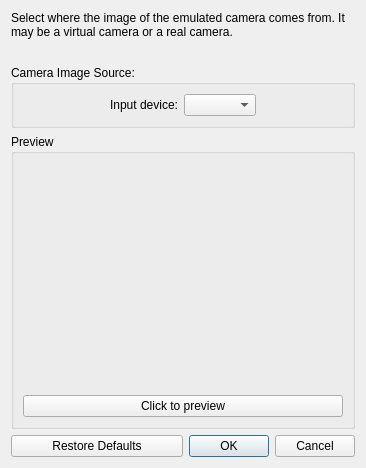
<?xml version="1.0" encoding="UTF-8"?>
<ui version="4.0">
 <class>ConfigureCamera</class>
 <widget class="QDialog" name="ConfigureCamera">
  <property name="geometry">
   <rect>
    <x>0</x>
    <y>0</y>
    <width>298</width>
    <height>339</height>
   </rect>
  </property>
  <property name="windowTitle">
   <string>Configure Infrared Camera</string>
  </property>
  <layout class="QVBoxLayout" name="verticalLayout">
   <item>
    <widget class="QLabel" name="label_2">
     <property name="minimumSize">
      <size>
       <width>280</width>
       <height>0</height>
      </size>
     </property>
     <property name="text">
      <string>Select where the image of the emulated camera comes from. It may be a virtual camera or a real camera.</string>
     </property>
     <property name="wordWrap">
      <bool>true</bool>
     </property>
    </widget>
   </item>
   <item>
    <spacer name="verticalSpacer_2">
     <property name="orientation">
      <enum>Qt::Vertical</enum>
     </property>
     <property name="sizeType">
      <enum>QSizePolicy::Fixed</enum>
     </property>
     <property name="sizeHint" stdset="0">
      <size>
       <width>20</width>
       <height>20</height>
      </size>
     </property>
    </spacer>
   </item>
   <item>
    <widget class="QGroupBox" name="gridGroupBox">
     <property name="title">
      <string>Camera Image Source:</string>
     </property>
     <layout class="QGridLayout" name="gridLayout">
      <item row="0" column="0">
       <spacer name="horizontalSpacer">
        <property name="orientation">
         <enum>Qt::Horizontal</enum>
        </property>
        <property name="sizeHint" stdset="0">
         <size>
          <width>40</width>
          <height>20</height>
         </size>
        </property>
       </spacer>
      </item>
       <item row="0" column="1">
         <widget class="QLabel" name="label_3">
           <property name="text">
             <string>Input device:</string>
           </property>
         </widget>
       </item>
       <item row="0" column="2">
         <widget class="QComboBox" name="ir_sensor_combo_box"/>
       </item>
      <item row="0" column="3">
       <spacer name="horizontalSpacer_2">
        <property name="orientation">
         <enum>Qt::Horizontal</enum>
        </property>
        <property name="sizeHint" stdset="0">
         <size>
          <width>40</width>
          <height>20</height>
         </size>
        </property>
       </spacer>
      </item>
     </layout>
    </widget>
   </item><item>
    <widget class="QGroupBox" name="previewBox">
     <property name="title">
      <string>Preview</string>
     </property>
     <layout class="QVBoxLayout" name="verticalLayout_3">
      <item>
       <widget class="QLabel" name="preview_box">
         <property name="minimumSize">
           <size>
             <width>320</width>
             <height>240</height>
           </size>
         </property>
        <property name="toolTip">
         <string>Resolution: 320*240</string>
        </property>
       </widget>
      </item>
      <item>
       <widget class="QPushButton" name="preview_button">
        <property name="text">
         <string>Click to preview</string>
        </property>
       </widget>
      </item>
     </layout>
    </widget>
   </item>
   <item>
    <spacer name="verticalSpacer">
     <property name="orientation">
      <enum>Qt::Vertical</enum>
     </property>
     <property name="sizeHint" stdset="0">
      <size>
       <width>20</width>
       <height>40</height>
      </size>
     </property>
    </spacer>
   </item>
   <item>
    <layout class="QHBoxLayout" name="horizontalLayout" stretch="1">
     <item>
      <widget class="QPushButton" name="restore_defaults_button">
       <property name="text">
        <string>Restore Defaults</string>
       </property>
      </widget>
     </item>
     <item>
      <widget class="QDialogButtonBox" name="buttonBox">
       <property name="standardButtons">
        <set>QDialogButtonBox::Cancel|QDialogButtonBox::Ok</set>
       </property>
      </widget>
     </item>
    </layout>
   </item>
  </layout>
 </widget>
 <resources/>
 <connections>
  <connection>
   <sender>buttonBox</sender>
   <signal>accepted()</signal>
   <receiver>ConfigureCamera</receiver>
   <slot>accept()</slot>
  </connection>
  <connection>
   <sender>buttonBox</sender>
   <signal>rejected()</signal>
   <receiver>ConfigureCamera</receiver>
   <slot>reject()</slot>
   </connection>
 </connections>
</ui>
